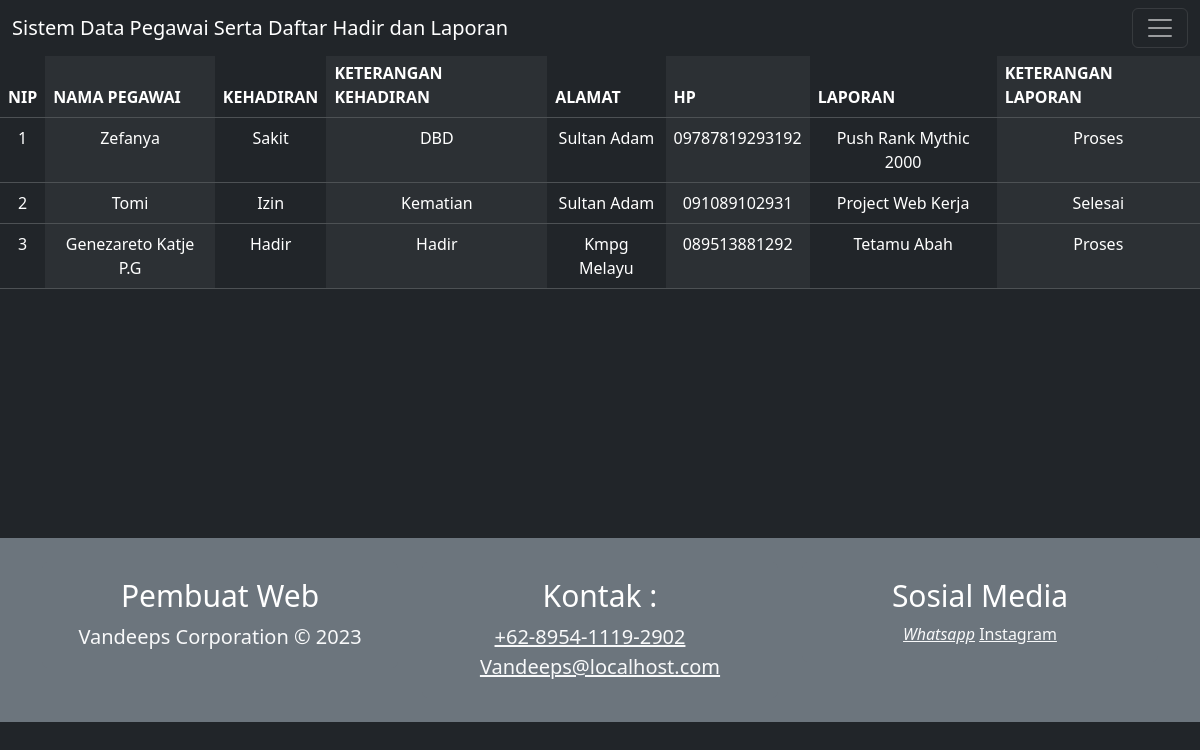
Before: / with the older database file.
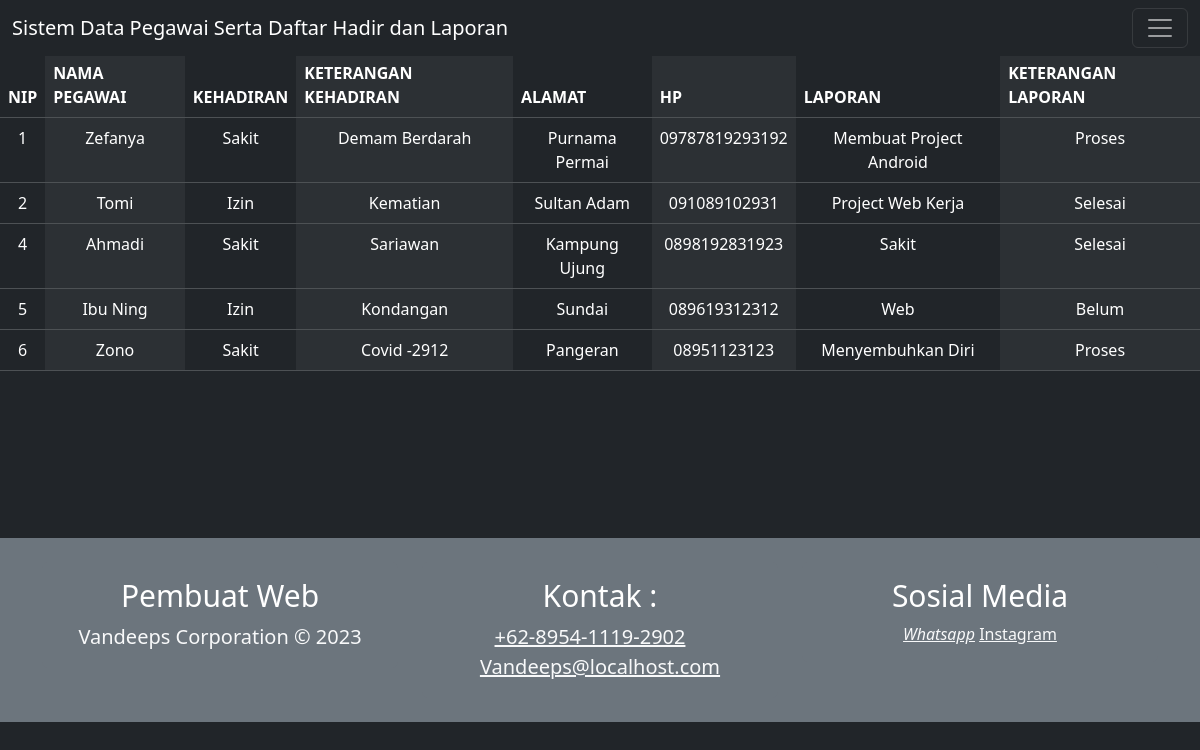
After: the same page with the newer database file.
### tables this page shows
CREATE TABLE `data_karyawan` (
  `NIP` varchar(16) NOT NULL,
  `nama` varchar(100) NOT NULL,
  `alamat` varchar(100) NOT NULL,
  `hp` varchar(16) NOT NULL
);

CREATE TABLE `tb_absen` (
  `No` int(10) NOT NULL,
  `NIP` varchar(16) NOT NULL,
  `absen` enum('Hadir','Sakit','Izin') NOT NULL,
  `Ket` varchar(100) NOT NULL
);

CREATE TABLE `lap_keg` (
  `Id_lap` int(11) NOT NULL,
  `NIP` varchar(100) NOT NULL,
  `laporan` varchar(100) NOT NULL,
  `ket` enum('Selesai','Proses','Belum') NOT NULL
);

### index.php (the view, shortened to what this page needs)
<!DOCTYPE html>
<html lang="en">
<head>
  <link rel="stylesheet" href="style1.css" />
  <link href="https://cdn.jsdelivr.net/npm/bootstrap@5.3.1/dist/css/bootstrap.min.css" rel="stylesheet">
</head>
<body>
<a class="btn btn-primary" data-bs-toggle="offcanvas" href="#offcanvasExample" role="button" aria-controls="offcanvasExample">
</a>
<nav class="navbar navbar-dark bg-dark fixed-top">
  <div class="container-fluid">
    <a class="navbar-brand" href="#">Sistem Data Pegawai Serta Daftar Hadir dan Laporan</a>
    <button class="navbar-toggler" type="button" data-bs-toggle="offcanvas" data-bs-target="#offcanvasDarkNavbar" aria-controls="offcanvasDarkNavbar" aria-label="Toggle navigation">
      <span class="navbar-toggler-icon"></span>
    </button>
  </div>
</nav>
      <div>
  <table class="table table-dark table-striped-columns"  align="right" bgcolor="gray">
            <thead bgcolor="gray">
                  <tr>
                      <th>NIP</th>
                      <th>NAMA PEGAWAI</th>
                      <th>KEHADIRAN</th>
                      <th>KETERANGAN KEHADIRAN</th>
                      <th>ALAMAT</th>
                      <th>HP</th>
                      <th>LAPORAN</th>
                      <th>KETERANGAN LAPORAN</th>
                  </tr>
            </thead>
            <tbody bgcolor="gray" style="text-align: center; width=80% color:white;">
                  <?php
                  include "koneksi.php";
                  $tampil = mysqli_query($koneksi, "SELECT data_karyawan.nip, data_karyawan.nama, tb_absen.absen,
                  tb_absen.Ket, data_karyawan.alamat, data_karyawan.hp, lap_keg.laporan, lap_keg.ket
                  FROM data_karyawan INNER JOIN tb_absen ON data_karyawan.NIP = tb_absen.NIP
                                      INNER JOIN lap_keg ON data_karyawan.NIP = lap_keg.NIP");
                  while ($row = mysqli_fetch_array($tampil)) {
                      echo "<tr>
                      <td>" . $row[0] . "</td>
                      <td>" . $row[1] . "</td>
                      <td>" . $row[2] . "</td>
                      <td>" . $row[3] . "</td>
                      <td>" . $row[4] . "</td>
                      <td>" . $row[5] . "</td>
                      <td>" . $row[6] . "</td>
                      <td>" . $row[7] . "</td>
                  </tr>";
                  }
                  ?>
            </tbody>
        </table>
</div>
<footer>
		<div class="jumbotron jumbotron-fluid bg-secondary p-4 mt-5 mb-0">
			<div class="container">
				<div class="row">
					<div class="col-12 col-sm-12 col-md-12 col-lg-4 col-xl-4 cizgi">
						<div class="card bg-secondary border-0">
							<div class="card-body text-light text-center">
								<h5 class="card-title text-white display-4" style="font-size:30px">Pembuat Web</h5>
							<p class="d-inline lead">Vandeeps Corporation © 2023<br>
							</p>
							</div>
						</div>
					</div>
					<div class="col-12 col-sm-12 col-md-6 col-lg-4 col-xl-4 cizgi">
						<div class="card bg-secondary border-0">
							<div class="card-body text-center">
								<h5 class="card-title text-white display-4" style="font-size:30px">Kontak : </h5>
								<a class="text-light d-block lead" style="margin-left: -20px" href="https://wa.me/+62895411192902"><i class="fa fa-phone mr-2"></i>+62-8954-1119-2902</a>
								<a class="text-light d-block lead" href="#"><i class="fa fa-envelope mr-2"></i>Vandeeps@localhost.com</a>
							</div>
						</div>
					</div>
					<div class="col-12 col-sm-12 col-md-6 col-lg-4 col-xl-4">
						<div class="card bg-secondary border-0">
							<div class="card-body text-center">
							<h5 class="card-title text-white display-4" style="font-size:30px">Sosial Media</h5>
									<a class="text-light" href="https://wa.me/+62895411192902"><i class="fa fa-twitter-square fa-fw fa-2x">Whatsapp</i></a>
									<a class="text-light" href="https://instagram.com/evannsss._?igshid=OGQ5ZDc2ODk2ZA=="><i class="fa fa-instagram fa-fw fa-2x"></i>Instagram</a>
							</div>
						</div>
					</div>
				</div>
			</div>
		</div>
	</footer>
</body>
</html>

Changed rows visible on the page:
no longer on this page (row unchanged): data_karyawan: NIP "3", nama "Genezareto Katje P.G", tb_absen.absen "Hadir", tb_absen.Ket "Hadir", alamat "Kmpg Melayu", hp "089513881292", lap_keg.laporan "Tetamu Abah", lap_keg.ket "Proses"
changed data_karyawan "Zefanya": tb_absen.Ket "DBD" → "Demam Berdarah"; alamat "Sultan Adam" → "Purnama Permai"; lap_keg.laporan "Push Rank Mythic 2000" → "Membuat Project Android"
added data_karyawan: NIP "4", nama "Ahmadi", tb_absen.absen "Sakit", tb_absen.Ket "Sariawan", alamat "Kampung Ujung", hp "0898192831923", lap_keg.laporan "Sakit", lap_keg.ket "Selesai"
added data_karyawan: NIP "5", nama "Ibu Ning", tb_absen.absen "Izin", tb_absen.Ket "Kondangan", alamat "Sundai", hp "089619312312", lap_keg.laporan "Web", lap_keg.ket "Belum"
added data_karyawan: NIP "6", nama "Zono", tb_absen.absen "Sakit", tb_absen.Ket "Covid -2912", alamat "Pangeran", hp "08951123123", lap_keg.laporan "Menyembuhkan Diri", lap_keg.ket "Proses"
